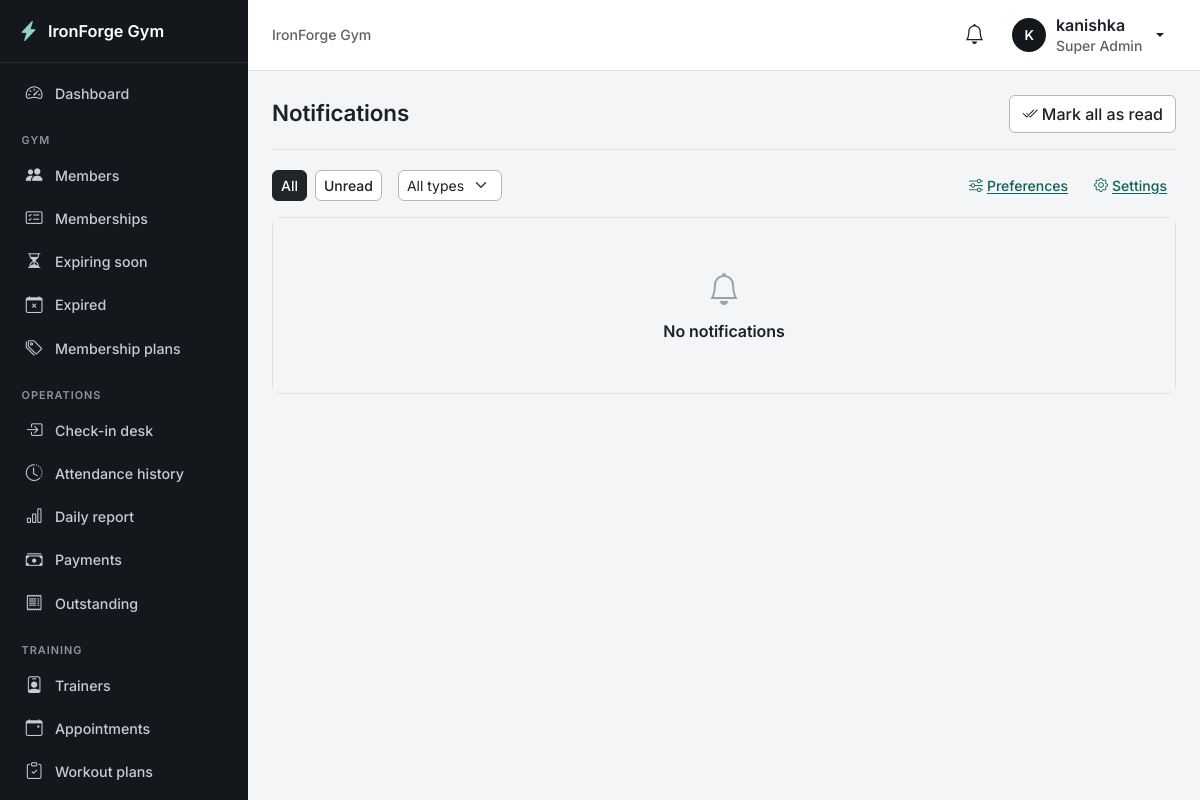
Page /notifications/ (signed in) on the earlier database version.
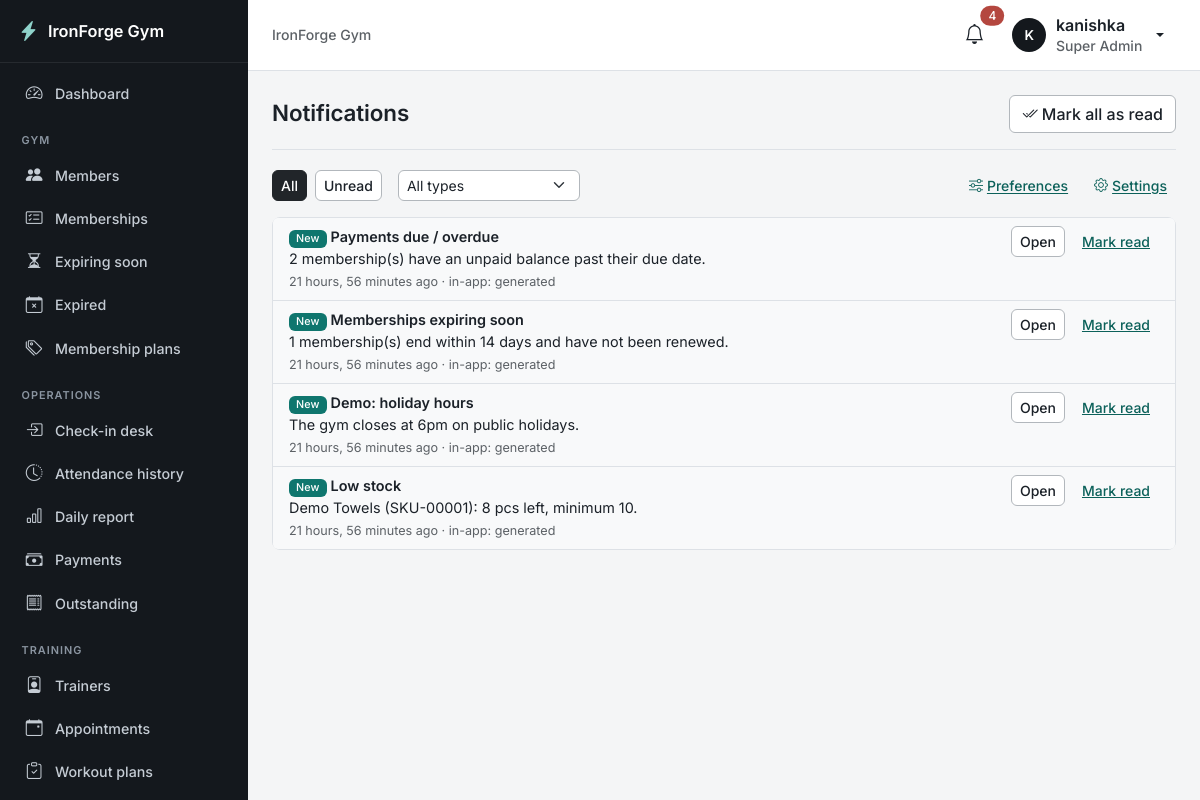
Same page on the later database version.
### apps/accounts/models.py (models this page shows, shortened)
class User(AbstractUser):
    email = models.EmailField("email address", unique=True)
    role = models.CharField(max_length=20, choices=Role.choices, default=Role.MEMBER, db_index=True)
    phone = models.CharField(max_length=20, blank=True, validators=[phone_validator])
    objects = GymUserManager()
    REQUIRED_FIELDS = ["email"]
    class Meta:
        ordering = ["first_name", "last_name", "username"]
    @property
    def is_super_admin(self):
        return self.role == Role.SUPER_ADMIN
    @property
    def display_name(self):
        return self.get_full_name() or self.username
    def gym_permissions(self):
        if not hasattr(self, "_gym_permissions"):
            if not self.is_active:
                perms = set()
            elif self.is_super_admin:
                perms = set(PERMISSIONS) | SUPER_ADMIN_ONLY
            else:
                perms = set(RolePermission.objects.filter(role=self.role).values_list("permission", flat=True))
            self._gym_permissions = perms
        return self._gym_permissions
    def has_gym_perm(self, code):
        return code in self.gym_permissions()

### apps/core/models.py (models this page shows, shortened)
class Notification(models.Model):
    user = models.ForeignKey(settings.AUTH_USER_MODEL, on_delete=models.CASCADE, related_name="notifications")
    title = models.CharField(max_length=120)
    message = models.CharField(max_length=255)
    url = models.CharField(max_length=200, blank=True)
    kind = models.CharField(max_length=30, default="general", db_index=True)
    dedupe_key = models.CharField(max_length=120, null=True, blank=True)
    created_at = models.DateTimeField(auto_now_add=True)
    read_at = models.DateTimeField(null=True, blank=True)
    class Meta:
        ordering = ["-created_at", "-id"]
        indexes = [models.Index(fields=["user", "read_at"])]
        constraints = [
            models.UniqueConstraint(fields=["user", "dedupe_key"], condition=models.Q(dedupe_key__isnull=False), name="unique_notification_dedupe_key"),
        ]

### apps/core/views.py (the view)
# urls.py: path("notifications/", views.NotificationListView.as_view(), name="notifications"),
class NotificationListView(ListView):
    template_name = "core/notifications.html"
    paginate_by = 20
    def get_queryset(self):
        qs = Notification.objects.filter(user=self.request.user).prefetch_related("deliveries")
        if self.request.GET.get("unread"):
            qs = qs.filter(read_at__isnull=True)
        kind = self.request.GET.get("kind", "")
        if kind:
            qs = qs.filter(kind=kind)
        return qs
    def get_context_data(self, **kwargs):
        kinds = Notification.objects.filter(user=self.request.user).values_list("kind", flat=True).distinct().order_by("kind")
        return super().get_context_data(kinds=list(kinds), kind=self.request.GET.get("kind", ""), unread_only=bool(self.request.GET.get("unread")), **kwargs)

### apps/core/appearance.py (called while the page is built)
def _rgb(color):
    return tuple(int(color[i:i + 2], 16) for i in (1, 3, 5))

def _hex(rgb):
    return "#%02x%02x%02x" % tuple(max(0, min(255, round(v))) for v in rgb)

def mix(a, b, amount):
    ra, rb = _rgb(a), _rgb(b)
    return _hex(tuple(x + (y - x) * amount for x, y in zip(ra, rb)))

def clean_hex(value, fallback):
    return value.lower() if isinstance(value, str) and HEX.match(value) else fallback

def resolve(values, dark=False):
    preset = PRESETS.get(values.get("theme_preset"), PRESETS[DEFAULT_PRESET])
    pal = {name: clean_hex(values.get(f"{name}_color"), preset[name]) for name in COLOR_FIELDS}
    if dark:  # custom neutrals belong to light mode; dark mode uses the matching dark palette
        pal.update(DARK_NEUTRALS)
    return pal

def derived(pal, dark=False):
    primary, surface, text, bg = pal["primary"], pal["surface"], pal["text"], pal["background"]
    return {
        "accent": primary, "accent-dark": mix(primary, "#000000", 0.18), "accent-soft": mix(primary, surface, 0.88 if not dark else 0.8),
        "highlight": pal["accent"], "ink": pal["secondary"], "ink-2": mix(pal["secondary"], "#ffffff", 0.07),
        "bg": bg, "card": surface, "text": text, "muted": mix(text, bg, 0.3), "border": pal["border"],
        "border-strong": mix(pal["border"], text, 0.22), "subtle": mix(surface, text, 0.04), "hover": mix(surface, primary, 0.07),
        "link": mix(primary, "#ffffff", 0.45) if dark else mix(primary, "#000000", 0.18),
    }

def _vars_block(pal, dark=False):
    d = derived(pal, dark)
    rgb = ", ".join(str(v) for v in _rgb(pal["primary"]))
    link_rgb = ", ".join(str(v) for v in _rgb(d["link"]))
    lines = [f"--gym-{k}: {v};" for k, v in d.items()]
    lines += [f"--bs-primary: {pal['primary']};", f"--bs-primary-rgb: {rgb};", f"--bs-link-color: {d['link']};", f"--bs-link-color-rgb: {link_rgb};",
              f"--bs-link-hover-color: {d['accent']};", f"--bs-body-color: {d['text']};", f"--bs-body-bg: {d['bg']};",
              f"--bs-border-color: {d['border']};", f"--bs-secondary-color: {d['muted']};", f"--bs-btn-focus-shadow-rgb: {rgb};"]
    return " ".join(lines)

def values_of(obj):
    keys = ["theme_preset", "mode", "login_title", "login_message", *[f"{c}_color" for c in COLOR_FIELDS], *LAYOUT_DEFAULTS]
    return {k: getattr(obj, k, "") for k in keys}

### apps/core/templatetags/gym.py (called while the page is built)
@register.filter
def can(user, code):
    return user.is_authenticated and user.has_gym_perm(code)

### templates/core/notifications.html (shortened to what this page needs)
{% extends "base.html" %}
{% load gym %}
{% block content %}
<div class="page-header"><h1>Notifications</h1>
  <form method="post" action="{% url 'core:notifications_read_all' %}" data-no-loading>{% csrf_token %}<button class="btn btn-outline-secondary" data-no-loading><i class="bi bi-check2-all me-1"></i>Mark all as read</button></form></div>
<div class="d-flex flex-wrap gap-2 mb-3 align-items-center">
  <a class="btn btn-sm {% if not unread_only %}btn-dark{% else %}btn-outline-secondary{% endif %}" href="?{% if kind %}kind={{ kind }}{% endif %}">All</a>
  <a class="btn btn-sm {% if unread_only %}btn-dark{% else %}btn-outline-secondary{% endif %}" href="?unread=1{% if kind %}&kind={{ kind }}{% endif %}">Unread</a>
  <form method="get" class="d-flex gap-2 ms-2" data-no-loading>{% if unread_only %}<input type="hidden" name="unread" value="1">{% endif %}
    <select name="kind" class="form-select form-select-sm" aria-label="Type" onchange="this.form.submit()"><option value="">All types</option></select></form>
  <a class="btn btn-sm btn-link ms-auto" href="{% url 'notifications:preferences' %}"><i class="bi bi-sliders me-1"></i>Preferences</a>
  {% if request.user|can:"notifications.configure" %}<a class="btn btn-sm btn-link" href="{% url 'notifications:settings' %}"><i class="bi bi-gear me-1"></i>Settings</a>{% endif %}</div>
<div class="card"><ul class="list-group list-group-flush">
{% for n in object_list %}<li class="list-group-item d-flex justify-content-between align-items-start gap-3 {% if not n.read_at %}bg-light{% endif %}">
  <div><div class="fw-semibold">{% if not n.read_at %}<span class="badge text-bg-primary me-1">New</span>{% endif %}{{ n.title }}</div><div>{{ n.message }}</div><small class="text-muted">{{ n.created_at|timesince }} ago · in-app: generated</small>
    </div>
  <div class="d-flex gap-2 text-nowrap">{% if n.url %}<form method="post" action="{% url 'core:notification_read' n.pk %}" data-no-loading>{% csrf_token %}<input type="hidden" name="next" value="{{ n.url }}"><button class="btn btn-sm btn-outline-secondary" data-no-loading>Open</button></form>{% endif %}
  {% if not n.read_at %}<form method="post" action="{% url 'core:notification_read' n.pk %}" data-no-loading>{% csrf_token %}<button class="btn btn-sm btn-link" data-no-loading>Mark read</button></form>{% endif %}</div></li>
{% empty %}<li class="list-group-item">{% include "components/empty_state.html" with icon="bell" title="No notifications" %}</li>{% endfor %}</ul></div>
{% endblock %}

### templates/base.html (shortened to what this page needs)
{% load static gym %}<!doctype html>
<html lang="en" data-bs-theme="light">
<head>
  <link href="https://cdn.jsdelivr.net/npm/bootstrap@5.3.3/dist/css/bootstrap.min.css" rel="stylesheet">
  <link href="https://cdn.jsdelivr.net/npm/bootstrap-icons@1.11.3/font/bootstrap-icons.min.css" rel="stylesheet">
  <link href="{% static 'css/app.css' %}" rel="stylesheet">
</head>
<body data-sidebar="{{ APPEARANCE.layout.sidebar_style }}" data-stat-cols="{{ APPEARANCE.layout.stat_columns }}">
<div class="app-shell">
  <aside class="sidebar" id="sidebar" aria-label="Main navigation">
    <a class="sidebar-brand" href="{% url 'core:home' %}">{% if APPEARANCE.obj.logo %}<img src="{{ APPEARANCE.obj.logo.url }}" alt="" class="brand-logo">{% else %}<i class="bi bi-lightning-charge-fill"></i>{% endif %}<span>{{ GYM_NAME }}</span></a>
    <nav class="sidebar-nav">
      {% with url_name=request.resolver_match.view_name %}
      {% if request.user.role == "member" %}
        <a class="nav-item-link {% if url_name == 'portal:home' %}active{% endif %}" href="{% url 'portal:home' %}"><i class="bi bi-house"></i>My account</a>
        <a class="nav-item-link {% if url_name == 'portal:trainers' %}active{% endif %}" href="{% url 'portal:trainers' %}"><i class="bi bi-person-badge"></i>My trainers</a>
        <a class="nav-item-link {% if 'portal:workout' in url_name %}active{% endif %}" href="{% url 'portal:workouts' %}"><i class="bi bi-clipboard-check"></i>My workouts</a>
        <a class="nav-item-link {% if 'portal:appointments' in url_name or url_name == 'portal:book' or url_name == 'portal:reschedule' or url_name == 'portal:cancel' %}active{% endif %}" href="{% url 'portal:appointments' %}"><i class="bi bi-calendar-event"></i>My sessions</a>
        <a class="nav-item-link {% if 'portal:payments' in url_name or url_name == 'portal:receipt' %}active{% endif %}" href="{% url 'portal:payments' %}"><i class="bi bi-wallet2"></i>My payments</a>
        <a class="nav-item-link {% if url_name == 'portal:qr' %}active{% endif %}" href="{% url 'portal:qr' %}"><i class="bi bi-qr-code"></i>My QR code</a>
        <a class="nav-item-link {% if url_name == 'portal:progress' %}active{% endif %}" href="{% url 'portal:progress' %}"><i class="bi bi-graph-up"></i>My progress</a>
        {% if NUTRITION_ENABLED %}<a class="nav-item-link {% if url_name == 'portal:nutrition' %}active{% endif %}" href="{% url 'portal:nutrition' %}"><i class="bi bi-egg-fried"></i>My nutrition</a>{% endif %}
      {% elif request.user|can:"dashboard.view" %}
        <a class="nav-item-link {% if url_name == 'core:home' %}active{% endif %}" href="{% url 'core:home' %}"><i class="bi bi-speedometer2"></i>Dashboard</a>
      {% else %}
        <a class="nav-item-link {% if url_name == 'core:home' %}active{% endif %}" href="{% url 'core:home' %}"><i class="bi bi-house"></i>My account</a>
      {% endif %}
      {% if request.user|can:"members.view" %}
        <div class="nav-heading">Gym</div>
        <a class="nav-item-link {% if url_name|slice:":8" == 'members:' %}active{% endif %}" href="{% url 'members:list' %}"><i class="bi bi-people-fill"></i>Members</a>
      {% endif %}
      {% if request.user|can:"memberships.view" %}
        <a class="nav-item-link {% if url_name == 'memberships:list' or url_name == 'memberships:detail' %}active{% endif %}" href="{% url 'memberships:list' %}"><i class="bi bi-card-checklist"></i>Memberships</a>
        <a class="nav-item-link {% if url_name == 'memberships:expiring' %}active{% endif %}" href="{% url 'memberships:expiring' %}"><i class="bi bi-hourglass-split"></i>Expiring soon</a>
        <a class="nav-item-link {% if url_name == 'memberships:expired' %}active{% endif %}" href="{% url 'memberships:expired' %}"><i class="bi bi-calendar-x"></i>Expired</a>
      {% endif %}
      {% if request.user|can:"plans.view" %}
        <a class="nav-item-link {% if 'memberships:plan_' in url_name %}active{% endif %}" href="{% url 'memberships:plan_list' %}"><i class="bi bi-tags"></i>Membership plans</a>
      {% endif %}
      {% if request.user|can:"attendance.view" %}
        <div class="nav-heading">Operations</div>
        <a class="nav-item-link {% if url_name == 'attendance:desk' or url_name == 'attendance:scan' %}active{% endif %}" href="{% url 'attendance:desk' %}"><i class="bi bi-box-arrow-in-right"></i>Check-in desk</a>
        <a class="nav-item-link {% if url_name == 'attendance:history' or url_name == 'attendance:member_history' %}active{% endif %}" href="{% url 'attendance:history' %}"><i class="bi bi-clock-history"></i>Attendance history</a>
        <a class="nav-item-link {% if url_name == 'attendance:report' %}active{% endif %}" href="{% url 'attendance:report' %}"><i class="bi bi-bar-chart"></i>Daily report</a>
      {% endif %}
      {% if request.user|can:"payments.view" %}
        <a class="nav-item-link {% if url_name == 'payments:list' or url_name == 'payments:detail' or url_name == 'payments:receipt' %}active{% endif %}" href="{% url 'payments:list' %}"><i class="bi bi-cash-stack"></i>Payments</a>
        <a class="nav-item-link {% if url_name == 'payments:outstanding' %}active{% endif %}" href="{% url 'payments:outstanding' %}"><i class="bi bi-receipt"></i>Outstanding</a>
      {% endif %}
      {% if request.user|can:"trainers.view" or request.user|can:"appointments.view" or request.user|can:"workouts.view" or request.user|can:"progress.view" %}
        <div class="nav-heading">Training</div>
      {% endif %}
      {% if request.user|can:"trainers.view" %}
        <a class="nav-item-link {% if url_name == 'trainers:list' or url_name == 'trainers:detail' or url_name == 'trainers:assign' %}active{% endif %}" href="{% url 'trainers:list' %}"><i class="bi bi-person-badge"></i>Trainers</a>
      {% endif %}
      {% if request.user|can:"appointments.view" %}
        <a class="nav-item-link {% if 'appointments:' in url_name %}active{% endif %}" href="{% url 'appointments:list' %}"><i class="bi bi-calendar-event"></i>Appointments</a>
      {% endif %}
      {% if request.user|can:"workouts.view" %}
        <a class="nav-item-link {% if 'workouts:plan' in url_name or 'workouts:item' in url_name %}active{% endif %}" href="{% url 'workouts:plan_list' %}"><i class="bi bi-clipboard-check"></i>Workout plans</a>
        <a class="nav-item-link {% if 'workouts:exercise' in url_name %}active{% endif %}" href="{% url 'workouts:exercise_list' %}">Exercises</a>
      {% endif %}
      {% endwith %}
    </nav>
  </aside>
  <div class="main">
    <header class="topbar">
      <div class="topbar-title d-none d-sm-block">{% block topbar_title %}{{ GYM_NAME }}{% endblock %}</div>
      <div class="ms-auto d-flex align-items-center gap-2">
      <div class="dropdown">
        <button class="btn btn-icon position-relative" data-bs-toggle="dropdown" aria-expanded="false" aria-label="Notifications"><i class="bi bi-bell fs-5"></i>
          {% if unread_notifications %}<span class="position-absolute top-0 start-100 translate-middle badge rounded-pill text-bg-danger">{{ unread_notifications }}</span>{% endif %}</button>
      </div>
      <div class="dropdown">
        <button class="btn user-chip dropdown-toggle" data-bs-toggle="dropdown" aria-expanded="false">
          <span class="avatar">{{ request.user.display_name|slice:":1"|upper }}</span>
          <span class="d-none d-md-inline text-start lh-sm"><span class="d-block fw-semibold">{{ request.user.display_name }}</span><small class="text-muted">{{ request.user.get_role_display }}</small></span>
        </button>
      </div>
      </div>
    </header>
    <main class="content" id="main" tabindex="-1">
      {% block content %}{% endblock %}
    </main>
  </div>
</div>
</body>
</html>

### templates/components/pagination.html (shortened to what this page needs)
{% load gym %}

### templates/components/empty_state.html (shortened to what this page needs)
<div class="empty-state">
  <i class="bi bi-{{ icon|default:'inbox' }}"></i>
  <h6>{{ title|default:"Nothing here yet" }}</h6>
</div>

Differences in the rows shown:
added Notification: shows "New", title "Payments due / overdue", message "2 membership(s) have an unpaid balance past their due date.", created_at "21 hours, 56 minutes", shows "Mark read"
added Notification: shows "New", title "Memberships expiring soon", message "1 membership(s) end within 14 days and have not been renewed.", created_at "21 hours, 56 minutes", shows "Mark read"
added Notification: shows "New", title "Demo: holiday hours", message "The gym closes at 6pm on public holidays.", created_at "21 hours, 56 minutes", shows "Mark read"
added Notification: shows "New", title "Low stock", message "Demo Towels (SKU-00001): 8 pcs left, minimum 10.", created_at "21 hours, 56 minutes", shows "Mark read"
Other differences:
{{ unread_notifications }}: (not shown) → "4"
{{ title|default:"Nothing here yet" }}: "No notifications" → (not shown)
